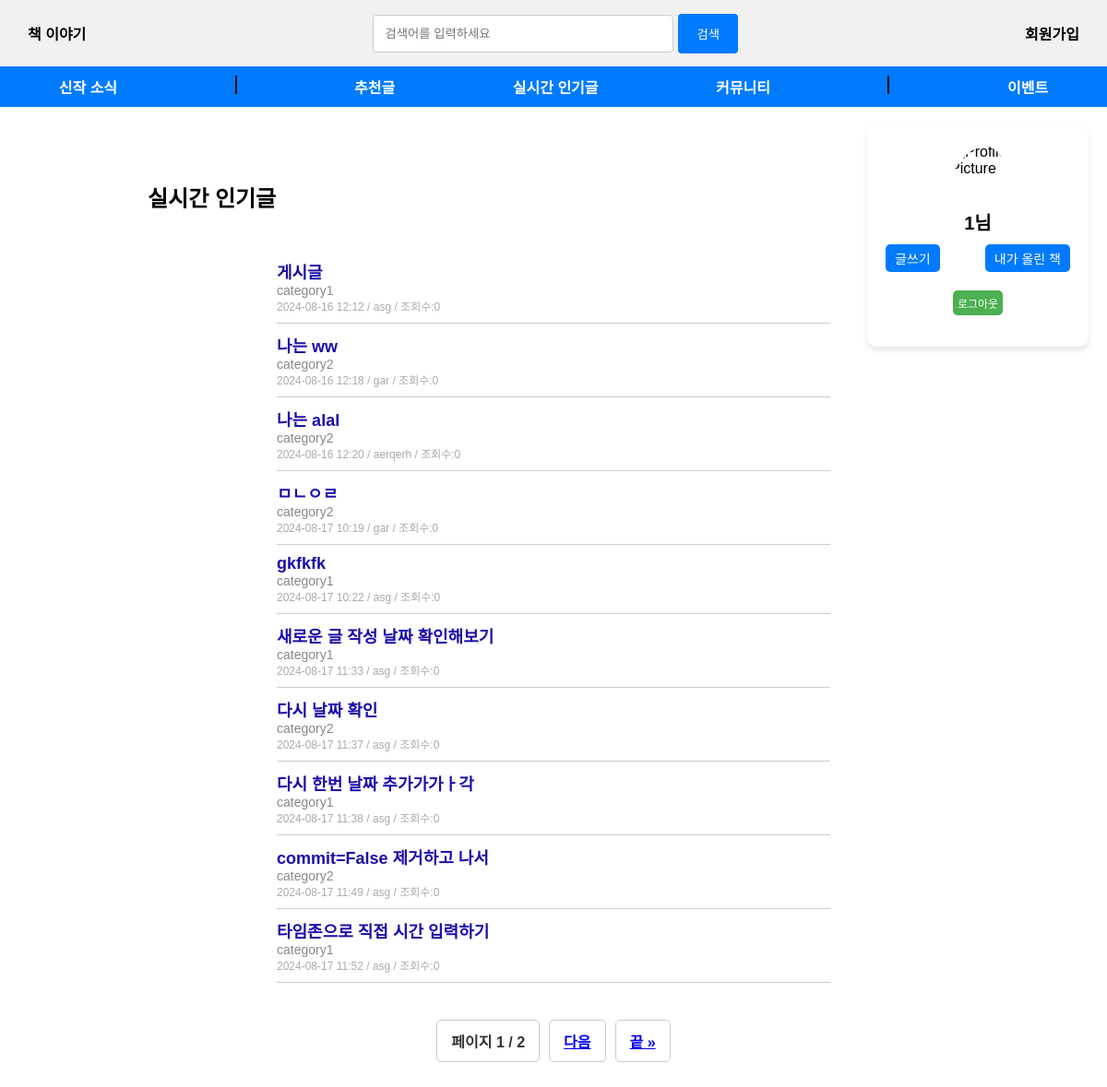
/book/ (signed in), run on an earlier commit of the app's database.
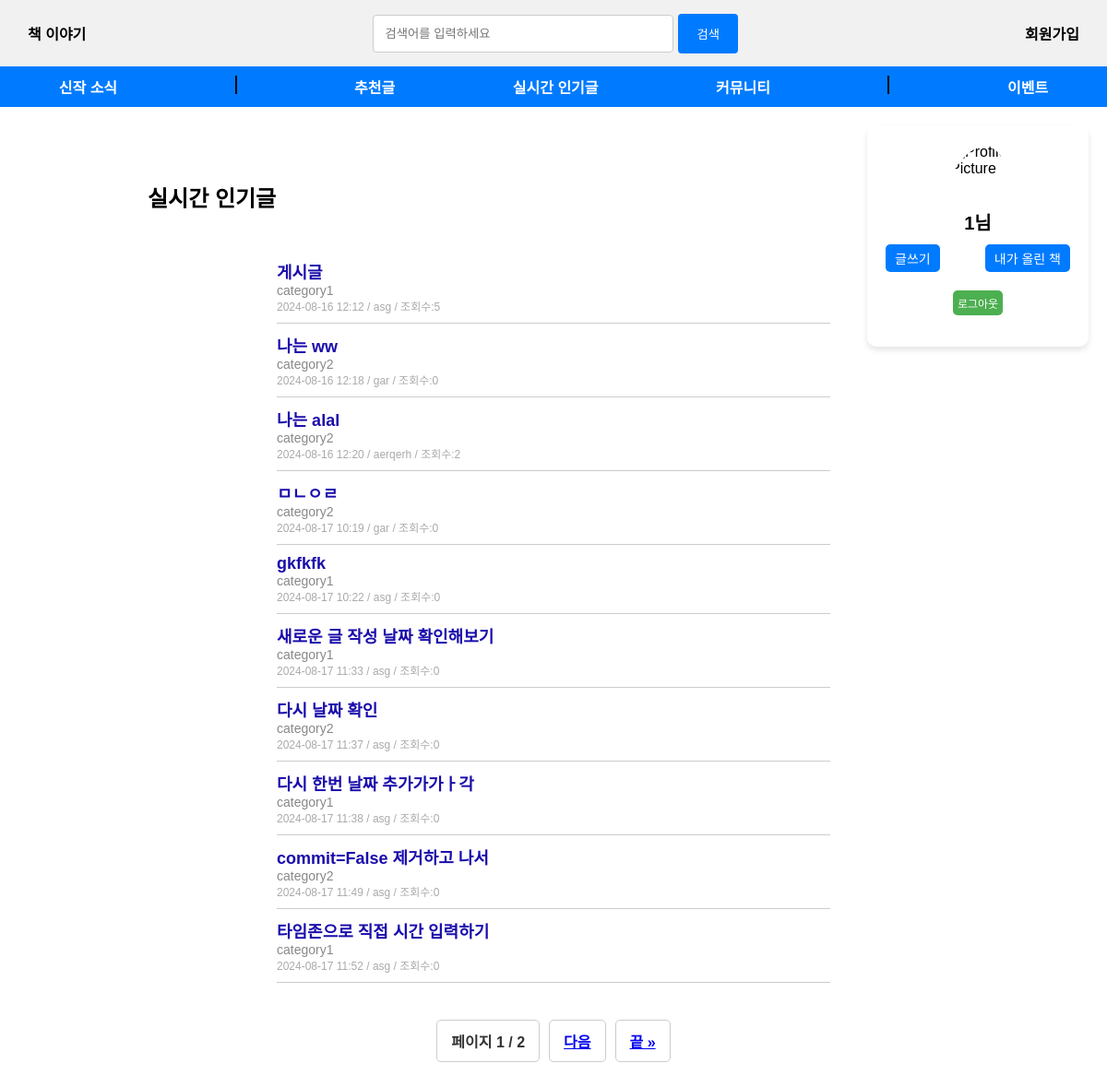
And on a later commit of the database.
### book/models.py (models this page shows, shortened)
class Post_information(models.Model):
    STATUS_CHOICES = [
        ('published', '공개'),
        ('unpublished', '비공개'),
    ]
    title = models.CharField(max_length=255, null=False)                  # 제목
    content = models.TextField(null=False)                                # 내용
    category = models.CharField(max_length=100, blank=True)               # 카테고리
    status = models.CharField(max_length=20, choices=STATUS_CHOICES, default='published')  # 상태
    author = models.ForeignKey(User_information, on_delete=models.CASCADE)  # 작성자
    created_at = models.DateTimeField(auto_now_add=True)                  # 작성일
    updated_at = models.DateTimeField(auto_now=True)                      # 수정일
    tags = models.ManyToManyField('Tag', blank=True)  # 태그 추가
    views = models.IntegerField(default=0)  #조회수
    def __str__(self):
        return self.title

class User_information(models.Model):
    username = models.CharField(max_length=100, unique=True, null=False)  # 아이디
    password = models.CharField(max_length=100, null=False)               # 비밀번호
    nickname = models.CharField(max_length=100, unique=True, null=False)  # 닉네임
    birthdate = models.CharField(max_length=8, null=False)                # 생년월일 (YYYYMMDD)

### book/views.py (the view)
# urls.py: path('', views.index, name='index'),
def index(request):
    print("titlelist")
    post_list = Post_information.objects.all()
    print(post_list)
    paginator = Paginator(post_list, 10)  # 페이지당 20개의 게시물을 표시합니다
    page_number = request.GET.get('page')
    page_obj = paginator.get_page(page_number)
    context = {
        'page_obj': page_obj,
    }
    print(context)
    return render(request,'book/index.html',context)

### book/templates/book/index.html (shortened to what this page needs)
<!DOCTYPE html>
<html>
<head>
</head>
<body>
    <div class="navbar">
        <a href="{% url 'index' %}">책 이야기</a>
        <div class="search-bar">
            <input type="text" placeholder="검색어를 입력하세요">
            <button>검색</button>
        </div>
        <div>
            <a href="{% url 'signup' %}">회원가입</a>
        </div>
    </div>
    <div class="category-bar">
        <a href="#">신작 소식</a>
        <div class="vertical-line"></div>
        <a href="#">추천글</a>
        <a href="#">실시간 인기글</a>
        <a href="#">커뮤니티</a>
        <div class="vertical-line"></div>
        <a href="#">이벤트</a>
    </div>
    <div class="main-content">
        <div class="login-post-container">
            <div class="login-container">
                {% if request.session.username %}
                    <div class="user-info">
                        {% load static %}
                        <div class="profile-pic">
                            <form method="post" action="{% url 'upload_profile_pic' %}" enctype="multipart/form-data">
                                <img
                                    src="{{ request.session.profile_pic }}"
                                    {% comment %} src="{% if request.session.profile_pic %}{{ request.session.profile_pic }}{% else %}{% static 'images/default-profile.png' %}{% endif %}"  {% endcomment %}
                                    alt="Profile Picture"
                                    style="cursor: pointer; width: 100px; height: 100px; border-radius: 50%;"
                                    onclick="document.getElementById('file-input').click();"
                                >
                            </form>
                        </div>
                        <h2>{{ request.session.username }}님</h2>
                        <div class="user-actions">
                            <a href="{%url 'post_view'%}" class="action-button">글쓰기</a>
                            <a href="#" class="action-button">내가 올린 책</a>
                        </div>
                        <a href="{% url 'logout' %}" class="logout-button">로그아웃</a>
                    </div>
                {% endif %}
            </div>
        </div>
        <div class="post-list" >
            <h2>실시간 인기글</h2>
            <ul class="post-list">
                {% for post in page_obj %}
                <li class="post-item">
                    <a href="{% url 'post_detail' post.pk %}" class="post-title">{{ post.title }}</a>
                    <div class="post-category">{{ post.category }}</div>
                    <div class="post-meta">{{ post.created_at|date:"Y-m-d H:i" }} / {{ post.author.nickname }} / 조회수:{{ post.views }}</div>
                </li>
                {% empty %}
                <li>게시글이 없습니다.</li>
                {% endfor %}
            </ul>
            <div class="pagination">
                <span class="step-links">
                    <span class="current">
                        페이지 {{ page_obj.number }} / {{ page_obj.paginator.num_pages }}
                    </span>
                    {% if page_obj.has_next %}
                    <div class="pagination-controls">
                        <a href="?page={{ page_obj.next_page_number }}">다음</a>
                    </div>
                    <div class="pagination-controls2">
                        <a href="?page={{ page_obj.paginator.num_pages }}">끝 &raquo;</a>
                    </div>
                    {% endif %}
                </span>
            </div>
        </div>
    </div>
</body>
</html>

What changed in the data, as far as the page shows it:
changed Post_information "게시글": views "0" → "5"
changed Post_information "나는 alal": views "0" → "2"
